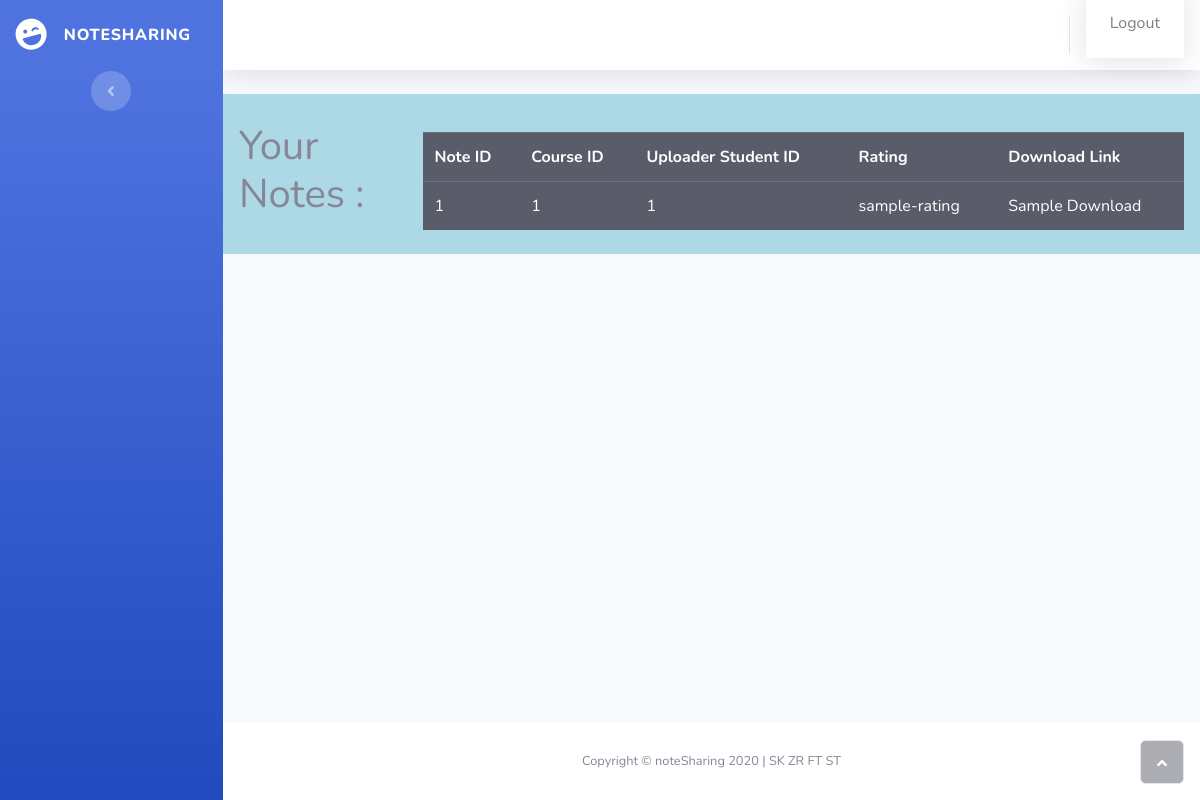
Before: /view-notes-student (signed in) with the older database file.
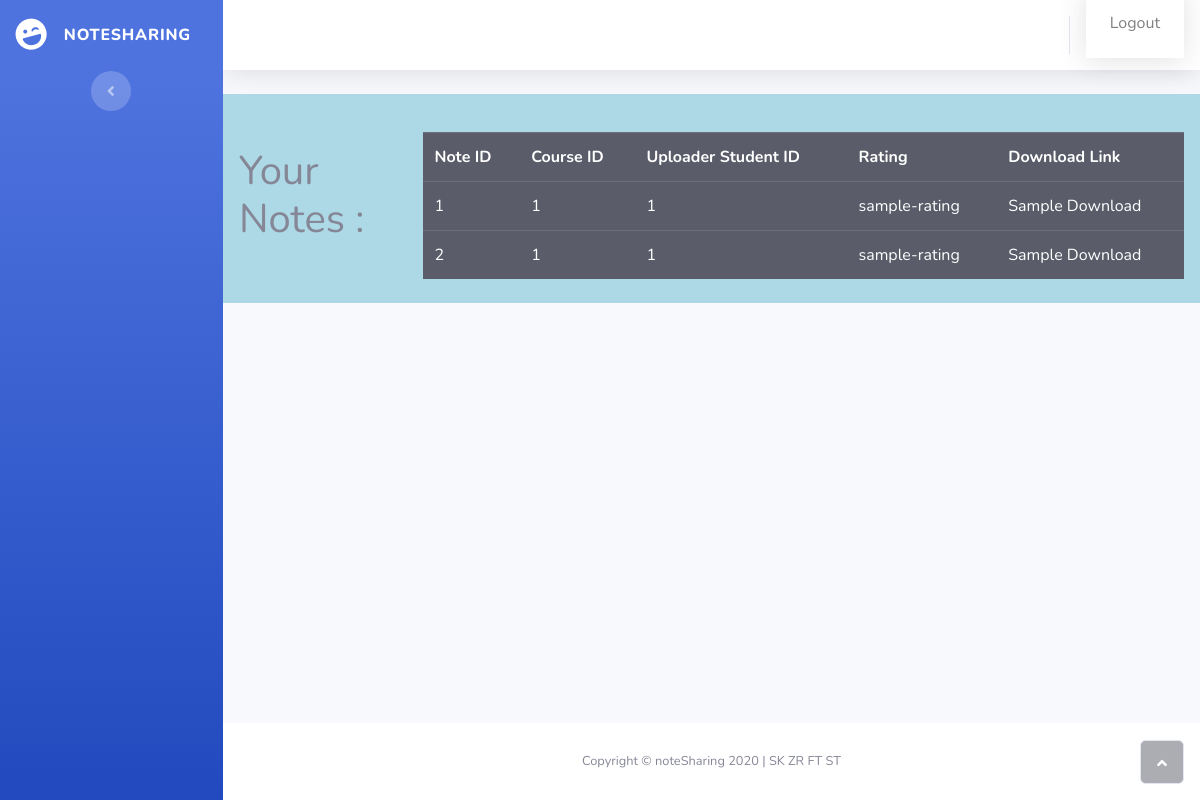
After: the same page with the newer database file.
### swe_project/models.py (models this page shows)
class Notes(db.Model):
    id=db.Column(db.Integer,primary_key=True)
    course_id=db.Column(db.Integer,db.ForeignKey('courses.id'),nullable=False)
    student_id=db.Column(db.Integer,db.ForeignKey('student.id'),nullable=False)
    Note=db.Column(db.LargeBinary,nullable=False)
    approve=db.Column(db.Boolean,nullable=False)

### swe_project/routes.py (the view)
@app.route('/view-notes-student',methods=['GET','POST'])
@login_required
def ViewNote():
    print("Testing Notes Now-->")
    return render_template('viewnotes.html',NoteList=Student_Course.ReturnApproveNotesStudent(current_user.id),download="Change")

### swe_project/models.py (called while the page is built)
@login_manager.user_loader
def load_user(user_id):
    return User.query.get(int(user_id))

    def ReturnApproveNotesStudent(userid): #Returns Notes which have been approved by the professor for the courses the student is in
        student=Student.query.filter_by(user_id=userid).first()
        courseidlist=[]
        FilterStudent=Student_Course.query.filter_by(student_id=student.id).all()
        approveNotes=[]
        for fs in FilterStudent:
            courseidlist.append(fs.course_id)
        print("The courses for which this student has registered are- RANS function")
        for course in courseidlist:
            print(course)
        for note in Notes.query.all():
            if note.approve==True and note.course_id in courseidlist:
                approveNotes.append(note)
        return approveNotes

### swe_project/templates/viewnotes.html (shortened to what this page needs)
<!DOCTYPE html>
<html>
<head>
    <link rel="stylesheet" href="static/assets/bootstrap/css/bootstrap.min.css">
    <link rel="stylesheet" href="static/assets/fonts/fontawesome-all.min.css">
</head>
<body id="page-top">
    <div id="wrapper">
        <nav class="navbar navbar-dark align-items-start sidebar sidebar-dark accordion bg-gradient-primary p-0">
            <div class="container-fluid d-flex flex-column p-0">
                <a class="navbar-brand d-flex justify-content-center align-items-center sidebar-brand m-0" href="#">
                    <div class="sidebar-brand-icon rotate-n-15"><i class="fas fa-laugh-wink"></i></div>
                    <div class="sidebar-brand-text mx-3"><span>noteSharing</span></div>
                </a>
                <div class="text-center d-none d-md-inline"><button class="btn rounded-circle border-0" id="sidebarToggle" type="button"></button></div>
            </div>
        </nav>
        <div class="d-flex flex-column" id="content-wrapper">
            <div id="content">
                <nav class="navbar navbar-light navbar-expand bg-white shadow mb-4 topbar static-top">
                    <div class="container-fluid"><button class="btn btn-link d-md-none rounded-circle mr-3" id="sidebarToggleTop" type="button"></button>
                        <ul class="nav navbar-nav flex-nowrap ml-auto">
                                <nav class="navbar navbar-dark navbar-expand bg-white shadow mb-4 topbar static-top">
                                    <a class="nav-item nav-link" href="{{ url_for('logout') }}">Logout</a>
                                </nav>
            </div>
            </nav>
            <nav class="navbar navbar-expand-lg class="navbar navbar-light" style="background-color:lightblue;">
    <h1>
            Your Notes :
        </h1>
        <table class= "table table-dark" style="margin-top: 30px; margin-left: 10px;">
            <tr>
                <th scope="col">
                    Note ID
                </th>
                <th scope= "col">
                    Course ID
                </th>
                <th scope= "col">
                    Uploader Student ID
                </th>
                <th scope= "col">
                    Rating
                </th>
                <th scope= "col">
                   Download Link
                </th>
            </tr>
        {%for note in NoteList%}
            <tr>
                <td scope="col">
                    {{note.id}}
                </td>
                <td scope="col">
                    {{note.course_id}}
                </td>
                <td scope="col">
                    {{note.student_id}}
                </td>
                <td scope="col">
                    sample-rating
                </td>
                <td scope="col">
                  Sample Download
                </td>
            </tr>
        {%endfor%}
        </table>
        </div>
        <footer class="bg-white sticky-footer">
            <div class="container my-auto">
                <div class="text-center my-auto copyright"><span>Copyright © noteSharing 2020 | SK ZR FT ST</span></div>
            </div>
        </footer>
    </div><a class="border rounded d-inline scroll-to-top" href="#page-top"><i class="fas fa-angle-up"></i></a></div>
</body>
</html>

Changed rows visible on the page:
added Notes: id "2", course_id "1", student_id "1"
